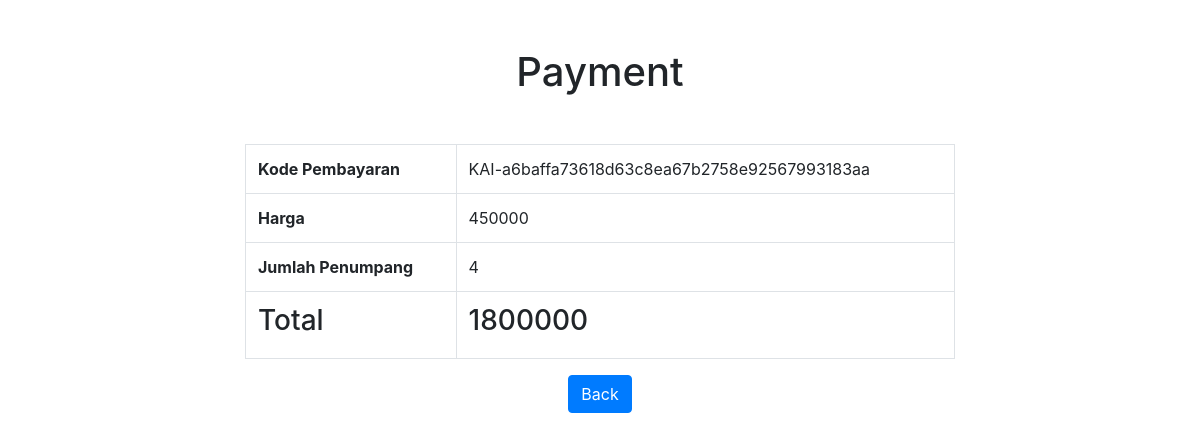
/payment.php?id=c7f8d73a57&paymentUrl=KAI-a6baffa73618d63c8ea67b2758e92567993183aa (signed in), run on the app's committed database.
### tables this page shows
CREATE TABLE `t_order` (
  `id` varchar(128) NOT NULL,
  `id_user` int(11) NOT NULL,
  `id_jadwal` int(11) NOT NULL,
  `nama` varchar(255) NOT NULL,
  `usia` varchar(255) NOT NULL,
  `no_kk` varchar(255) NOT NULL,
  `no_hp` varchar(255) NOT NULL,
  `tgl_order` date NOT NULL,
  `jml_penumpang` int(11) NOT NULL,
  `date_created` datetime NOT NULL
);

CREATE TABLE `jadwal` (
  `id` varchar(255) NOT NULL,
  `asal` varchar(255) DEFAULT NULL,
  `tujuan` varchar(255) DEFAULT NULL,
  `kelas` varchar(255) DEFAULT NULL,
  `harga` varchar(255) DEFAULT NULL,
  `tanggal` date DEFAULT NULL,
  `waktu` varchar(255) NOT NULL
);

### payment.php (the view, shortened to what this page needs)
<?php
	require 'pages/templates/header.php';
	$_id = $_GET['id'];
	$_payment_code = $_GET['paymentUrl'];
	$sql = "SELECT payment.*, t_order.*, jadwal.*
			FROM  t_order
	    	JOIN payment ON payment.id_order  = t_order.id
			JOIN jadwal ON jadwal.id  = t_order.id_jadwal
		    WHERE payment.id='$_id'";
	$result = mysqli_query($conn,$sql);
	while($row = mysqli_fetch_array($result)){
		$harga = $row['harga'];
		$penumpang = $row['jml_penumpang'];
		$total_harga = $harga * $penumpang;
 ?>
<div class="container">
	<div class="jumbotron-fluid mt-5">
		<div class="title text-center">
			<div class="col-sm-12">
				<div class="row">
					<div class="col-sm-2"></div>
					<div class="col-sm-8">
						<h1 class="mb-5">Payment</h1>
						<table class="table table-bordered">
						  <tbody class="text-left">
						  	<tr>
						      <th scope="row">Kode Pembayaran</th>
						      <td><?= $_payment_code;?></td>
						    </tr>
						    <tr>
						      <th scope="row">Harga</th>
						      <td><?=$row['harga']?></td>
						    </tr>
						    <tr>
						      <th scope="row">Jumlah Penumpang</th>
						      <td><?=$row['jml_penumpang'];?></td>
						    </tr>
						    <tr>
						        <td>
							      	<h3>Total</h3>
					  	    	</td>
						      <td><h3><?= $total_harga;?></h3></td>
						    </tr>
						  </tbody>
						</table>
						<a href="myorder.php" class="btn btn-primary">Back</a>
					</div>
				</div>
			</div>
		</div>
	</div>
</div><?php }?>

### assets/css/style.css (style rules this page uses)
* { margin:0; padding:0; }

### data on the page
t_order: jadwal.harga "450000", jml_penumpang "4", jml_penumpang.harga "1800000"
